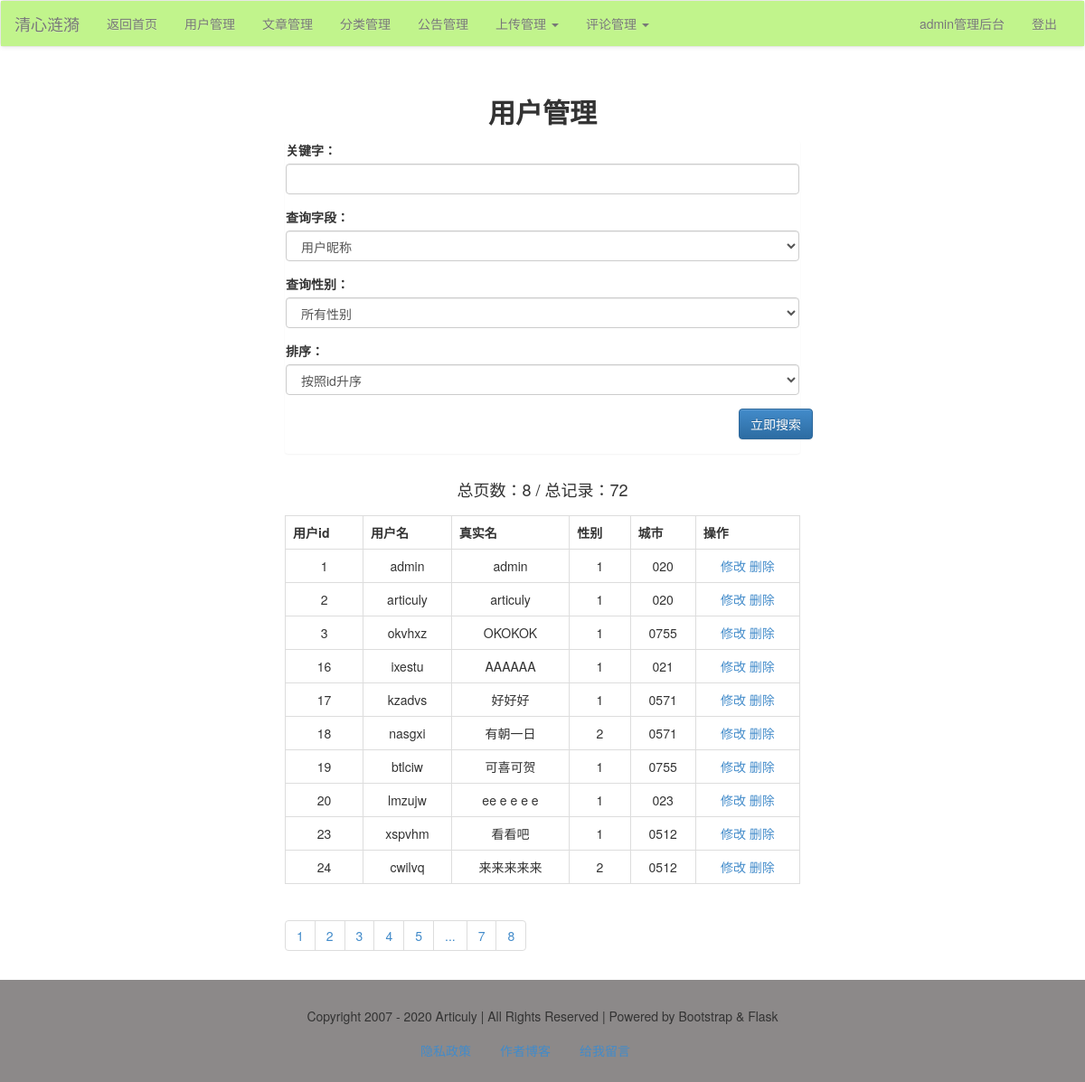
Page /admin/user/list/ (signed in) on the committed database.
### models.py (models this page shows, shortened)
class User(db.Model):
    id = db.Column(db.Integer, primary_key=True)
    username = db.Column(db.String)
    password = db.Column(db.String)
    realname = db.Column(db.String)
    sex = db.Column(db.Integer)
    city = db.Column(db.String)
    hobby = db.Column(db.String)
    intro = db.Column(db.String)
    comment = db.relationship('Comment')

### admin/users.py (the view)
@admin_app.route('/user/list/', methods=['get', 'post'])
def userList():
    form = UserSearch()
    q = request.args.get('q')
    page = request.args.get('page', 1)
    if q is not None:
        page = request.args.get('page', 1)
        form_field = request.args.get('field')
        form_sex = request.args.get('sex')
        form_order = request.args.get('order')
        print(q, form_field, form_sex, form_order)
        if form_field == 'username':
            condition = User.username.like('%%%s%%' % q)
        else:
            condition = User.realname.like('%%%s%%' % q)
        if form_order == '1':
            order = User.id.asc()
        else:
            order = User.id.desc()
        if request.args.get('sex') == '0':
            res = User.query.filter(condition).order_by(order).paginate(int(page), 10)
        else:
            res = User.query.filter(condition, User.sex == request.args.get('sex')).order_by(order).paginate(page, 10)
        users = res.items
        pageList = res.iter_pages()
        total = res.total
        pages = res.pages
        return render_template('admin/user/user_list.html', users=users, pageList=pageList, pages=pages, total=total,
                               form=form, q=q, field=form_field, sex=form_sex, order=form_order)
    else:
        res = User.query.paginate(int(page), 10)
        users = res.items
        pageList = res.iter_pages()
        total = res.total
        pages = res.pages
        print(q, total)
        return render_template('admin/user/user_list.html', users=users, pageList=pageList, pages=pages, total=total,
                               form=form, q=q)

### forms/account_form.py
class UserSearch(FlaskForm):
    q = StringField('关键字：',
                    validators=[DataRequired()],
                    render_kw={'class': 'form-control'})
    field = SelectField('查询字段：',
                        choices=[('username', '用户昵称'), ('realname', '真实性名')],
                        render_kw={'class': 'form-control'})
    sex = SelectField('查询性别：',
                      choices=[('0', '所有性别'), ('1', '男'), ('2', '女')],
                      render_kw={'class': 'form-control'})
    order = SelectField('排序：', choices=[('1', '按照id升序'), ('2', '按照id降序')],
                        render_kw={'class': 'form-control'})

### admin/admin_app.py (called while the page is built)
@admin_app.before_request
@login_required
def is_admin():
    print(session['user'])
    if session['user'] != 'admin':
        print('user is someone else.')
        return redirect(url_for('login'))

### app.py (called while the page is built)
@app.context_processor
def account():
    username = session.get('user')
    return {'username': username}

@app.context_processor
def getCateList():
    cates = Category.query.all()
    return {'cates': cates}

### libs.py (called while the page is built)
def login_required(func):
    @wraps(func)
    def decorator_nest(*args, **kwargs):
        if not 'user' in session:
            return redirect(url_for('login'))
        else:
            print(func)
            return func(*args, **kwargs)
    return decorator_nest

### templates/admin/user/user_list.html (shortened to what this page needs)
{% extends "admin/admin_base.html" %}
{% block content %}
    <div class="container-fluid">
        <div class="row">
            <div class="main col-lg-6 col-lg-offset-3 col-md-8 col-md-offset-2 col-sm-10 col-sm-offset-1 col-xs-12">
                <h2 class="text-center"><b>用户管理</b></h2>
                <div class="panel">
                    <form action="" method="get">
                        <div class="form-group">
                            {{ form.q.label }}
                            {{ form.q }}
                        </div>
                        <div class="form-group">
                            {{ form.field.label }}
                            {{ form.field }}
                        </div>
                        <div class="form-group">
                            {{ form.sex.label }}
                            {{ form.sex }}
                        </div>
                        <div class="form-group">
                            {{ form.order.label }}
                            {{ form.order }}
                        </div>
                        <div class="form-group ">
                            <div class="row"><input type="submit" name="search" class="btn btn-primary pull-right"
                                                    value="立即搜索"></div>
                        </div>
                    </form>
                </div>
                <div class="row"><h4 class="text-center">总页数：{{ pages }} / 总记录：{{ total }}</h4></div>
                <table class="table table-bordered ">
                    <tr>
                        <th>用户id</th>
                        <th>用户名</th>
                        <th>真实名</th>
                        <th>性别</th>
                        <th>城市</th>
                        <th>操作</th>
                    </tr>
                    {% for user in users %}
                        <tr id="user_{{ user.id }}" class="text-center">
                            <td>{{ user.id }}</td>
                            <td>{{ user.username }}</td>
                            <td>{{ user.realname }}</td>
                            <td>{{ user.sex }}</td>
                            <td>{{ user.city }}</td>
                            <td>
                                <a href="{{ url_for("admin_app.editUser", user_id=user.id) }}" target="_blank">修改</a>
                                <a href="javascript:delUser({{ user.id }})">删除</a>
                            </td>
                        </tr>
                    {% endfor %}
                </table>
                <ul class="pagination">
                    {% for page in pageList %}
                        {% if page!=None %}
                            {% if q == None %}
                                <li><a href="?page={{ page }}">{{ page }}</a></li>
                            {% else %}
                                <li>
                                    <a href="?page={{ page }}&q={{ q }}&field={{ field }}&sex={{ sex }}&order={{ order }}">{{ page }}</a>
                                </li>
                            {% endif %}
                        {% else %}
                            <li><a href="#">...</a></li>
                        {% endif %}
                    {% endfor %}
                </ul>
            </div>
        </div>
    </div>
{% endblock %}

### rows in the picture
User: id "1", username "admin", realname "admin", sex "1", city "020"
User: id "2", username "articuly", realname "articuly", sex "1", city "020"
User: id "3", username "okvhxz", realname "OKOKOK", sex "1", city "0755"
User: id "16", username "ixestu", realname "AAAAAA", sex "1", city "021"
User: id "17", username "kzadvs", realname "好好好", sex "1", city "0571"
User: id "18", username "nasgxi", realname "有朝一日", sex "2", city "0571"
User: id "19", username "btlciw", realname "可喜可贺", sex "1", city "0755"
User: id "20", username "lmzujw", realname "ee e e e e", sex "1", city "023"
User: id "23", username "xspvhm", realname "看看吧", sex "1", city "0512"
User: id "24", username "cwilvq", realname "来来来来来", sex "2", city "0512"

### other values in the picture
{{ username }} "admin"
{{ pages }} "8"
{{ total }} "72"
{{ page }} "1" "2" "3" "4" "5" "7" "8"
